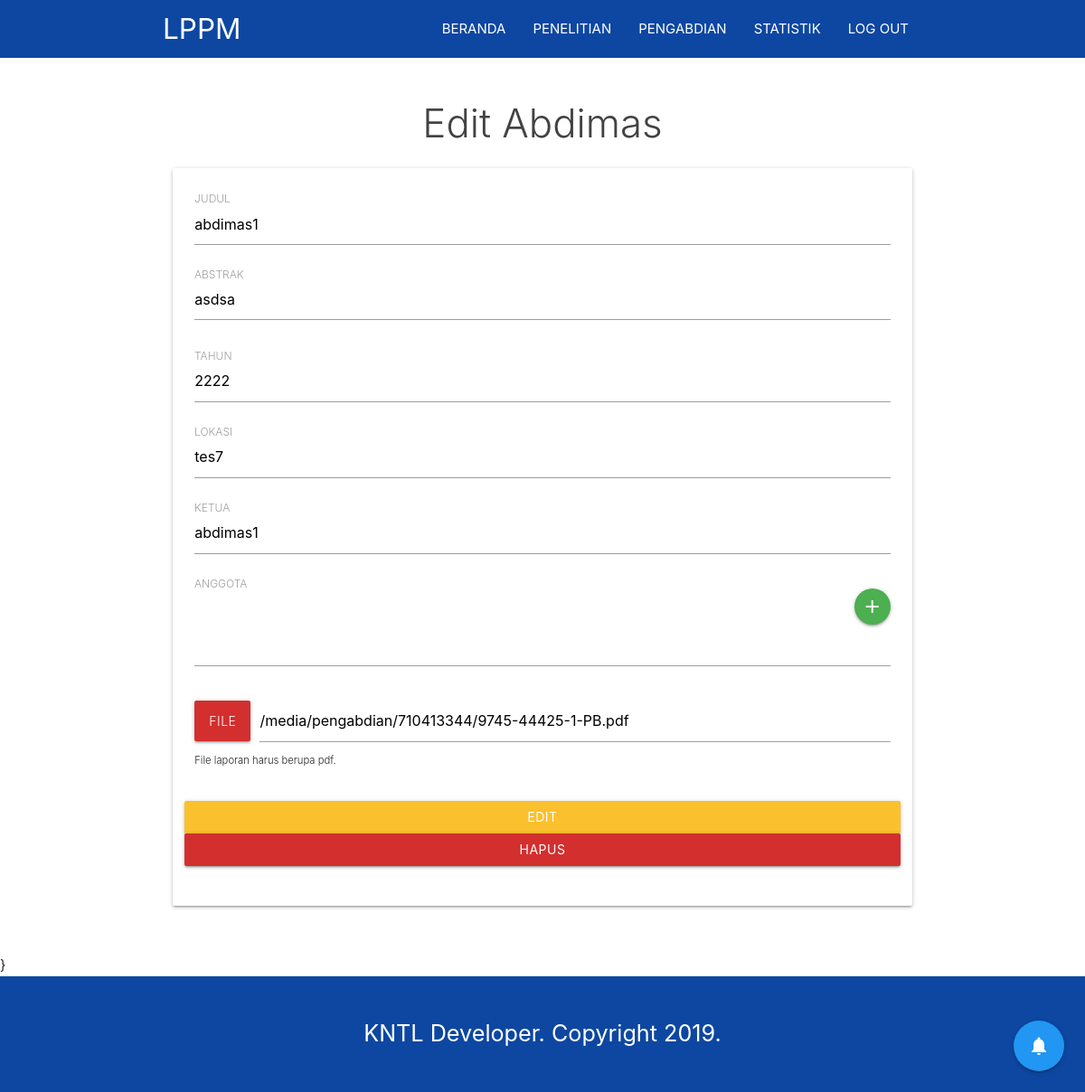
/home/pengabdian_ls/6/detail1/ (signed in), run on the app's committed database.
### lppm/models.py (models this page shows)
class Pengabdian(models.Model):
	dosen = models.ForeignKey(Dosen, on_delete=models.CASCADE)
	file = models.FileField(
		upload_to=upload_pengabdian,
		blank=False,
		null=False,
	)
	status = models.BooleanField(default=False)
	tahun = models.CharField(max_length=5, blank=False)
	judul = models.CharField(max_length=120, blank=False)
	created = models.DateTimeField(auto_now_add=True, auto_now=False)
	updated = models.DateTimeField(auto_now=True, auto_now_add=False)
	lokasi = models.CharField(max_length=120, blank=False)
	lokasi_id = models.CharField(max_length=120, blank=True, null=True, default="")
	abstrak = models.TextField(blank=False)

class AnggotaPengabdian(models.Model):
	pengabdian = models.ForeignKey(Pengabdian, on_delete=models.CASCADE)
	LEVEL = (
		("1", "Ketua"),
		("2", "Anggota"),
	)
	level = models.CharField(
		max_length=1,
		choices=LEVEL,
	)
	nama = models.CharField(max_length=120, blank=False)

### lppm/views.py (the view, shortened to what this page needs)
# urls.py: path('home/pengabdian_ls/<int:pk>/detail1/', views.pengabdian_detail_n, name='pengabdian_detail_n'),
@login_required
def pengabdian_detail_n(request, pk=None): # get list of pk_anggota
	pengabdian = True
	user = User.objects.get(pk=request.user.pk)
	pengabdian_detail = get_object_or_404(Pengabdian, pk=pk)
	try:
		ketua = AnggotaPengabdian.objects.get(pengabdian=pengabdian_detail, level=1)
	except:
		ketua = None
	anggota = AnggotaPengabdian.objects.filter(pengabdian=pengabdian_detail, level=2)
	context = {
		'pengabdian_detail': pengabdian_detail,
		'anggota': anggota,
		'ketua': ketua,
		'user': user,
		'pengabdian': pengabdian,
	}
	return render(request, '1blood-2/p_detail1.html', context)

### templates/1blood-2/p_detail1.html (shortened to what this page needs)
{% extends '1blood-2/penelitian_self.html' %}
{% load staticfiles %}
{% load notifications_tags %}
{% block content %}
{% if penelitian %}
    	<section id="penelitian" class="about scrollspy">
        	<div class="container">
          		<div class="row">
            		<h3 class="center light grey-text text-darken-3">Edit Penelitian</h3>
            		<div class="col s12 light">
              			<div class="card-panel wow slideInLeft" data-wow-duration="1s" data-wow-delay: "0.5s">
                <div class="row">
                  <form class="col s12" id="formUpdateData" action="" method="POST" enctype='multipart/form-data'>{% csrf_token %}
                  	<input type="hidden" name="aksi" value="update_penelitian">
                    <div class="row">
                      <div class="input-field col s12 tambah">
                        <input id="judul" type="text" class="validate" name="judul" placeholder="{{ penelitian_detail.judul }}" value="{{ penelitian_detail.judul }}" required>
                        <label for="judul">JUDUL</label>
                      </div>
                      <div class="input-field col s12 tambah">
                        <textarea id="textarea2" class="materialize-textarea" name="abstrak" required>{{ penelitian_detail.abstrak }}</textarea>
                        <label for="textarea2">ABSTRAK</label>
                      </div>
                      <div class="input-field col s12 tambah">
                        <input id="tahun" type="text" name="tahun" placeholder="{{ penelitian_detail.tahun }}" value="{{ penelitian_detail.tahun }}" required>
                        <label for="tahun">TAHUN</label>
                      </div>
                      <div class="input-field col s12 tambah">
                        <input id="lokasi" type="text" class="validate" name="lokasi" placeholder="{{ penelitian_detail.lokasi }}" value="{{ penelitian_detail.lokasi }}" required>
                        <label for="lokasi">LOKASI</label>
                        <div id="map"></div>
                        <input type="hidden" id='lokasi_id' name='lokasi_id' value="{{ penelitian_detail.lokasi_id }}">
                      </div>
                      <div class="input-field col s12 tambah">
                        <input id="ketua" type="text" class="validate" name="ketua" placeholder="{{ ketua.nama }}" value="{{ ketua.nama }}" required>
                        <label for="ketua">KETUA</label>
                      </div>
                      <div class="input-field col s12 tambah" id="anggotaPenelitianHide" style="display: none;">
                        <button class="btn-floating right green" type="button" id="faka" {% if penelitian_detail.status == True %}disabled{% endif %}><i class="material-icons tooltipped" data-position="top" data-tooltip="Tambah Anggota">add</i></button>
                        <input id="anggota_hidden" placeholder="" type="text" class="validate" name="">
                        <label for="anggota_hidden">ANGGOTA</label>
                      </div>
                      {% if anggota %}
                      <div class="input-field col s10 tambah" id="anggotaPenelitian">
                        {% for l in anggota %}
                        <div>
                          <a href="#!" class="remove_field btn-floating red right"><i class="material-icons">clear</i></a> <input id="anggota" type="text" class="validate" name="anggota" value="{{ l.nama }}" placeholder="{{ l.nama }}" required>
                        </div>
                        {% endfor %}
                        <label for="anggota" id="jingan">ANGGOTA</label>
                      </div>
                      <div class="col s2"><button class="btn-floating right green" type="button" id="faka1" style="margin-top: 15px !important;" {% if penelitian_detail.status == True %}disabled{% endif %}><i class="material-icons tooltipped" data-position="top" data-tooltip="Tambah Anggota">add</i></button></div>
                      {% else %}
                      <div class="input-field col s12 tambah" id="anggotaPenelitian">
                        <button class="btn-floating right green" type="button" id="faka1" {% if penelitian_detail.status == True %}disabled{% endif %}><i class="material-icons tooltipped" data-position="top" data-tooltip="Tambah Anggota">add</i></button>
                        <input id="anggota_hidden" placeholder="" type="text" class="validate" name="anggota">
                        <label for="anggota_hidden">ANGGOTA</label>
                      </div>
                      {% endif %}
                      <div class="file-field input-field col s12 tambah">
                        <div class="btn red darken-2">
                          <span>File</span>
                          <input type="file" name="file" id="id_file_update" value="{{ penelitian_detail.file.url }}">
                        </div>
                        <div class="file-path-wrapper">
                          <input class="file-path validate" type="text" value="{{ penelitian_detail.file.url }}" placeholder="{{ penelitian_detail.file.url }}">
                        </div>
                        <small id="fileHelpBlock" class="form-text text-muted">
                          File laporan harus berupa pdf.
                        </small>
                      </div>
                      {% if penelitian_detail.status == False %}
                      <button class="btn waves-effect waves-light right col s12 yellow darken-2" type="submit" name="action" style="margin-top: 20px; margin-bottom: -20px;" id="btnAddPenelitian">Edit</button>
                      {% endif %}
                      <button class="btn waves-effect waves-light right col s12 red darken-2 modal-trigger" href="#delPenelitian" type="button" name="action" style="margin-top: 20px; margin-bottom: -20px;" id="btnHapusPenelitian">Hapus</button>
                    </div>
                  </form>
                </div>
              </div>
            </div>
        </div>
      </div>
    </section>
	  	<div id="delPenelitian" class="modal">
	    	<div class="modal-content">
	      		<h4>Konfirmasi</h4>
	      		<p>Hapus Penelitian ini?</p>
	    	</div>
	    	<div class="modal-footer">
          <form action="" method="POST">{% csrf_token %}
            <input type="hidden" name="aksi" value="delete_penelitian">
            <button type="submit"><i class="material-icons">delete</i></button>
          </form>
	    	</div>
	  	</div>
{% else %}
      <section id="penelitian" class="about scrollspy">
          <div class="container">
              <div class="row">
                <h3 class="center light grey-text text-darken-3">Edit Abdimas</h3>
                <div class="col s12 light">
                    <div class="card-panel wow slideInLeft" data-wow-duration="1s" data-wow-delay: "0.5s">
                <div class="row">
                  <form class="col s12" id="formUpdateData" action="" method="POST" enctype='multipart/form-data'>{% csrf_token %}
                    <div class="row">
                      <div class="input-field col s12 tambah">
                        <input id="judul" type="text" class="validate" name="judul" placeholder="{{ pengabdian_detail.judul }}" value="{{ pengabdian_detail.judul }}" required>
                        <label for="judul">JUDUL</label>
                      </div>
                      <div class="input-field col s12 tambah">
                        <textarea id="textarea2" class="materialize-textarea" name="abstrak" required>{{ pengabdian_detail.abstrak }}</textarea>
                        <label for="textarea2">ABSTRAK</label>
                      </div>
                      <div class="input-field col s12 tambah">
                        <input id="tahun" type="text" name="tahun" placeholder="{{ pengabdian_detail.tahun }}" value="{{ pengabdian_detail.tahun }}" required>
                        <label for="tahun">TAHUN</label>
                      </div>
                      <div class="input-field col s12 tambah">
                        <input id="lokasi" type="text" class="validate" name="lokasi" placeholder="{{ pengabdian_detail.lokasi }}" value="{{ pengabdian_detail.lokasi }}" required>
                        <label for="lokasi">LOKASI</label>
                      </div>
                      <div class="input-field col s12 tambah">
                        <input id="ketua" type="text" class="validate" name="ketua" placeholder="{{ ketua.nama }}" value="{{ ketua.nama }}" required>
                        <label for="ketua">KETUA</label>
                      </div>
                      {% if anggota %}
                      <div class="input-field col s10 tambah" id="anggotaPenelitian">
                        {% for l in anggota %}
                        <div>
                          <a href="#!" class="remove_field btn-floating red right"><i class="material-icons">clear</i></a> <input id="anggota" type="text" class="validate" name="anggota" value="{{ l.nama }}" placeholder="{{ l.nama }}" required>
                        </div>
                        {% endfor %}
                        <label for="anggota" id="jingan">ANGGOTA</label>
                      </div>
                      <div class="col s2"><button class="btn-floating right green" type="button" id="faka1" style="margin-top: 15px !important;"><i class="material-icons tooltipped" data-position="top" data-tooltip="Tambah Anggota">add</i></button></div>
                      {% else %}
                      <div class="input-field col s12 tambah" id="anggotaPenelitian">
                        <button class="btn-floating right green" type="button" id="faka1"><i class="material-icons tooltipped" data-position="top" data-tooltip="Tambah Anggota">add</i></button>
                        <input id="anggota_hidden" placeholder="" type="text" class="validate" name="anggota">
                        <label for="anggota_hidden">ANGGOTA</label>
                      </div>
                      {% endif %}
                      <div class="file-field input-field col s12 tambah">
                        <div class="btn red darken-2">
                          <span>File</span>
                        </div>
                        <div class="file-path-wrapper">
                          <input class="file-path validate" type="text" value="{{ pengabdian_detail.file.url }}" placeholder="{{ pengabdian_detail.file.url }}">
                        </div>
                        <small id="fileHelpBlock" class="form-text text-muted">
                          File laporan harus berupa pdf.
                        </small>
                      </div>
                      {% if pengabdian_detail.status == False %}
                      <button class="btn waves-effect waves-light right col s12 yellow darken-2" type="submit" name="action" style="margin-top: 20px; margin-bottom: -20px;" id="btnAddPenelitian">Edit</button>
                      {% endif %}
                      <button class="btn waves-effect waves-light right col s12 red darken-2 modal-trigger" href="#delPenelitian" type="button" name="action" style="margin-top: 20px; margin-bottom: -20px;" id="btnHapusPenelitian">Hapus</button>
                    </div>
                  </form>
                </div>
              </div>
            </div>
        </div>
      </div>
    </section>
{% endif %}
    <div class="fixed-action-btn">
      <a class="btn-floating btn-large blue modal-trigger " data-target="modalnotif">
        <i class="large material-icons">notifications</i>
      </a>
    </div>
}
{% endblock content %}

### static/1blood-2/css/style.css (style rules this page uses)
section, footer { padding: 20px 0; }

### data on the page
Pengabdian: judul "abdimas1", abstrak "asdsa", tahun "2222", lokasi "tes7", file "/media/pengabdian/710413344/9745-44425-1-PB.pdf"
AnggotaPengabdian: ketua "abdimas1"
